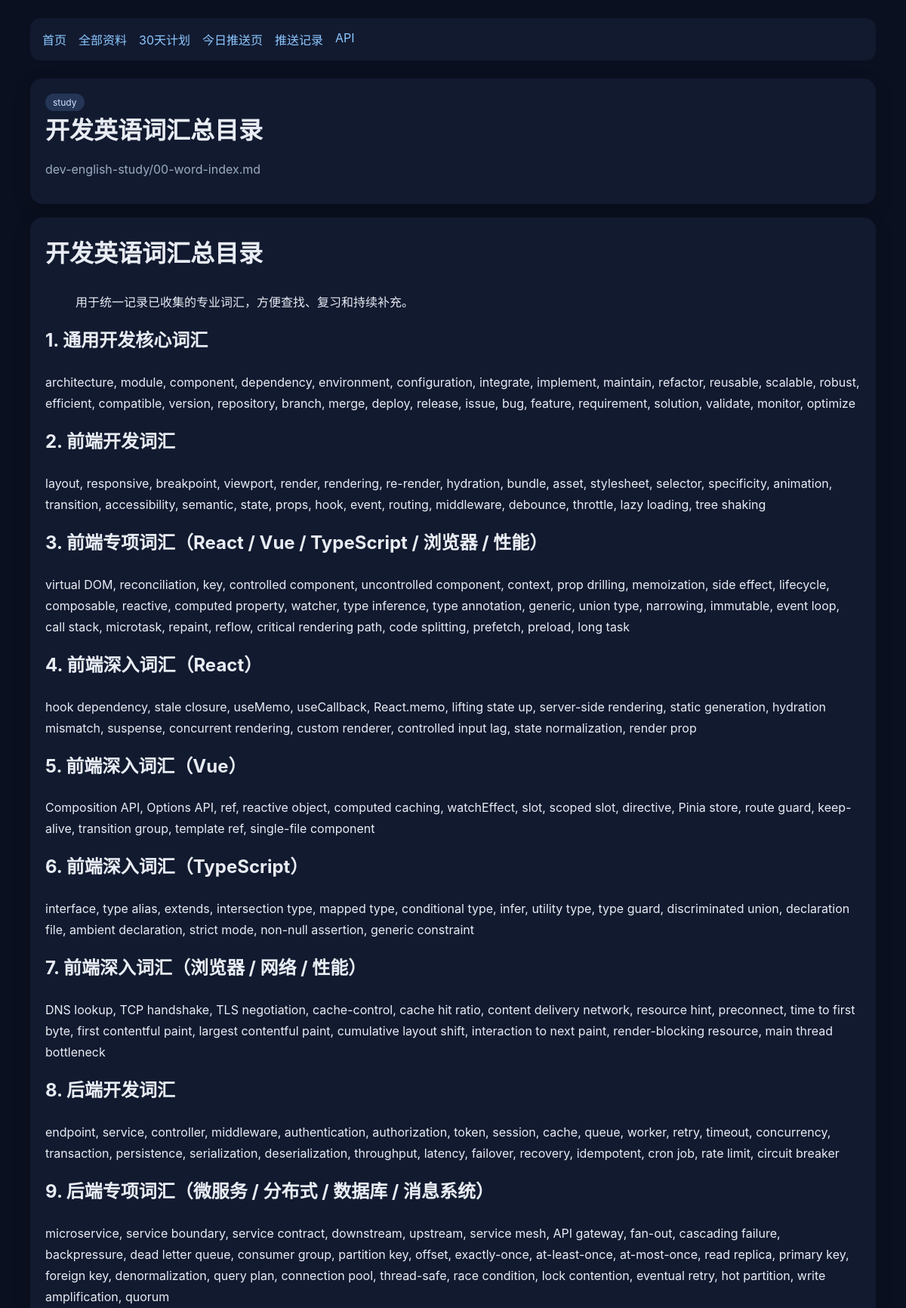
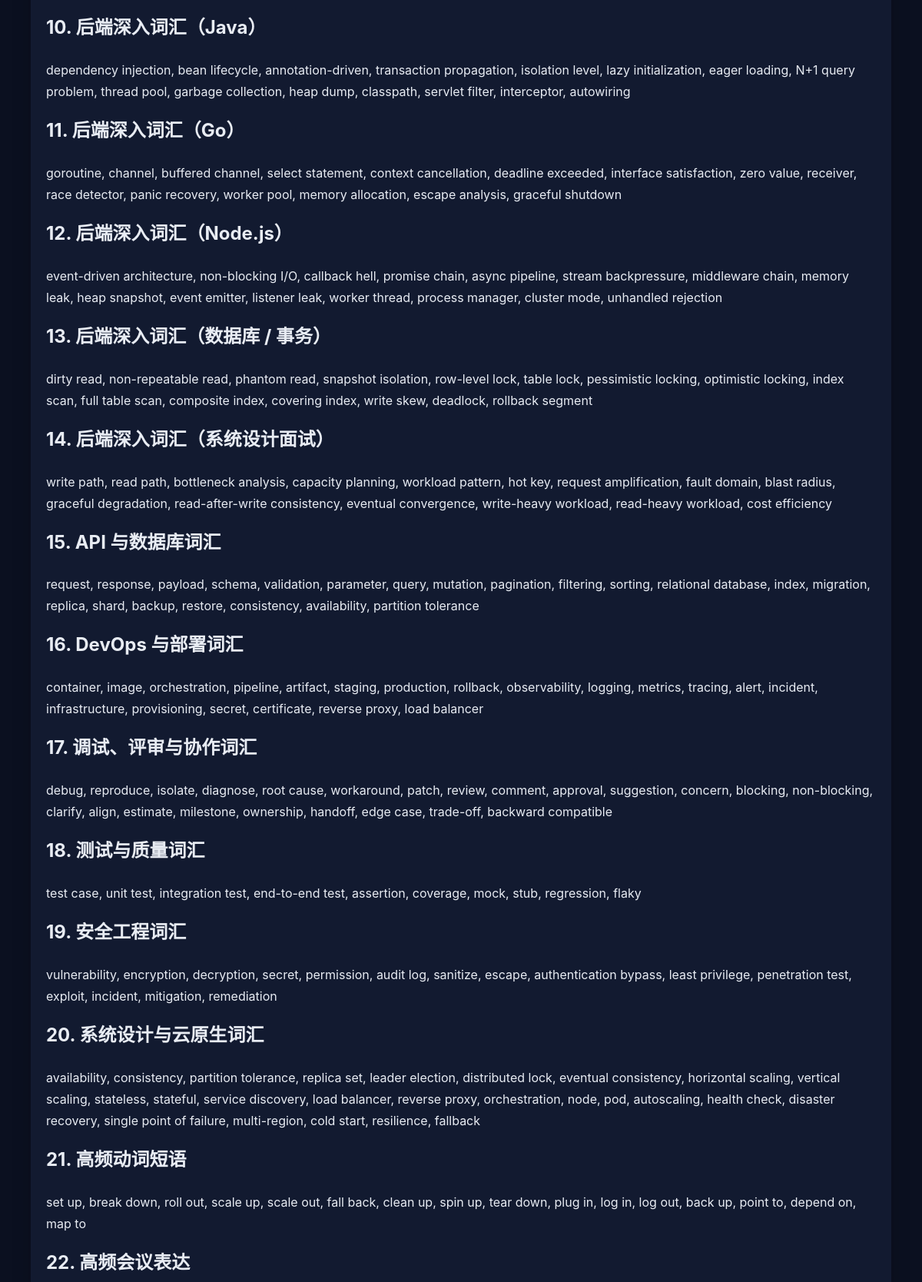
Page /doc/1 (upper part) on the committed database (2 pictures, top to bottom).
### tables this page shows
CREATE TABLE documents (
            id INTEGER PRIMARY KEY AUTOINCREMENT,
            title TEXT NOT NULL,
            path TEXT NOT NULL UNIQUE,
            category TEXT NOT NULL,
            content TEXT NOT NULL
        );

### app.py (the view)
@app.route("/doc/<int:doc_id>")
def doc_detail(doc_id: int) -> str:
    conn = get_conn()
    row = conn.execute("SELECT * FROM documents WHERE id = ?", (doc_id,)).fetchone()
    conn.close()
    if row is None:
        abort(404)
    return render_template(
        "doc.html",
        title=row["title"],
        doc=row,
        html=render_md(row["content"]),
    )

### app.py (called while the page is built)
def get_conn() -> sqlite3.Connection:
    conn = sqlite3.connect(DB_PATH)
    conn.row_factory = sqlite3.Row
    return conn

def render_md(text: str) -> str:
    return markdown(text, extensions=["fenced_code", "tables"])

### templates/doc.html
{% extends 'base.html' %}
{% block content %}
<div class="card">
  <span class="badge">{{ doc.category }}</span>
  <h1>{{ doc.title }}</h1>
  <p class="muted">{{ doc.path }}</p>
</div>
<div class="card content">{{ html|safe }}</div>
{% endblock %}

### templates/base.html (style rules this page uses)
:root { color-scheme: light dark; }
body { margin: 0; font-family: -apple-system, BlinkMacSystemFont, "Segoe UI", sans-serif; background: #0b1020; color: #e8ecf3; }
.card { background: #121a30; border-radius: 16px; padding: 20px; margin-bottom: 18px; box-shadow: 0 8px 24px rgba(0,0,0,.18); }
.muted { color: #9aacbf; }
.badge { display: inline-block; padding: 4px 10px; border-radius: 999px; background: #243556; color: #cfe4ff; font-size: 12px; }
.content { line-height: 1.75; }
h1,h2,h3 { margin-top: 0; }

### rows in the picture
documents: category "study", title "开发英语词汇总目录", path "dev-english-study/00-word-index.md", title "开发英语词汇总目录 用于统一记录已收集的专业词汇，方便查找、复习和持续补充。 1. 通用开发核心词汇 architecture, module, component, dependency, environment, configuration, integrate, implement, maintain, refactor, reusable, scalable, robust, efficient, compatible, version, repository, branch, merge, deploy, release, issue, bug, feature, requirement, solution, validate, monitor, optimize 2. 前端开发词汇 layout, responsive, breakpoint, viewport, render, rendering, re-render, hydration, bundle, asset, stylesheet, selector, specificity, animation, transition, accessibility, semantic, state, props, hook, event, routing, middleware, debounce, throttle, lazy loading, tree shaking 3. 前端专项词汇（React / Vue / TypeScript / 浏览器 / 性能） virtual DOM,…"
